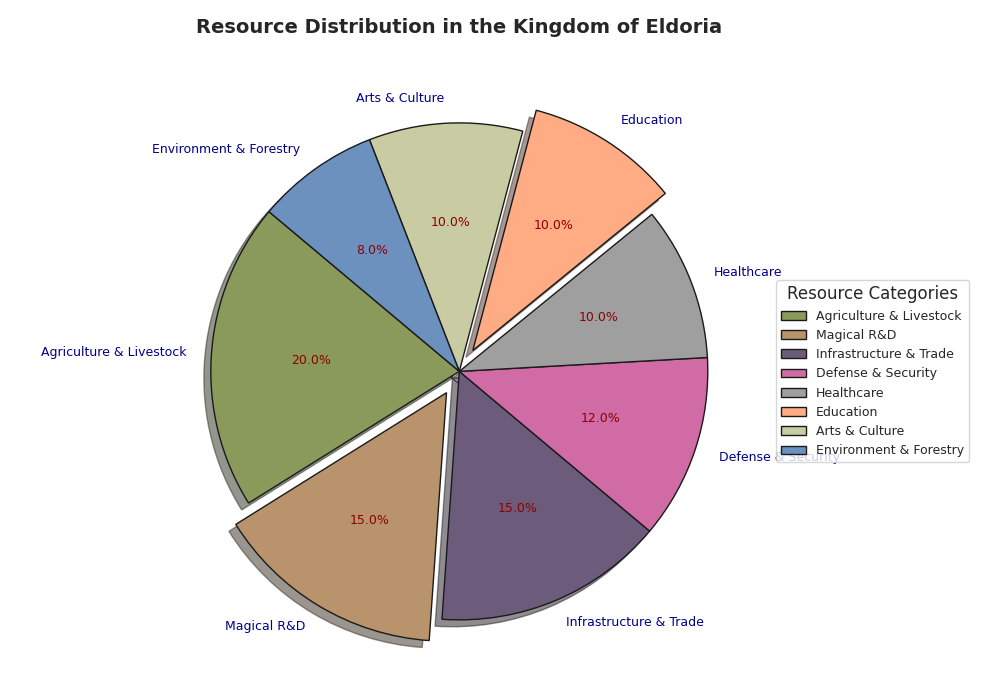

This figure's Python source:
import matplotlib.pyplot as plt

resource_categories = [
    'Agriculture & Livestock',
    'Magical R&D',
    'Infrastructure & Trade',
    'Defense & Security',
    'Healthcare',
    'Education',
    'Arts & Culture',
    'Environment & Forestry'
]

resource_allocation = [20, 15, 15, 12, 10, 10, 10, 8]

assert sum(resource_allocation) == 100, "The resource allocations must sum up to 100."

colors = ['#8a9a5b', '#b9936c', '#6c5b7b', '#d16ba5', '#9f9f9f', '#ffab84', '#c9cba3', '#6c91bf']

explode = (0, 0.1, 0, 0, 0, 0.1, 0, 0)

fig, ax = plt.subplots(figsize=(10, 7))

wedges, texts, autotexts = ax.pie(
    resource_allocation, explode=explode, labels=resource_categories, colors=colors,
    autopct='%1.1f%%', startangle=140, shadow=True, wedgeprops=dict(edgecolor='k')
)

for text in texts:
    text.set_fontsize(9)
    text.set_color('darkblue')

for autotext in autotexts:
    autotext.set_fontsize(9)
    autotext.set_color('darkred')

ax.set_title("Resource Distribution in the Kingdom of Eldoria", fontsize=14, fontweight='bold', pad=20)

ax.legend(wedges, resource_categories, title="Resource Categories", loc="center left", bbox_to_anchor=(1, 0, 0.5, 1), fontsize=9)

plt.tight_layout()

plt.show()
